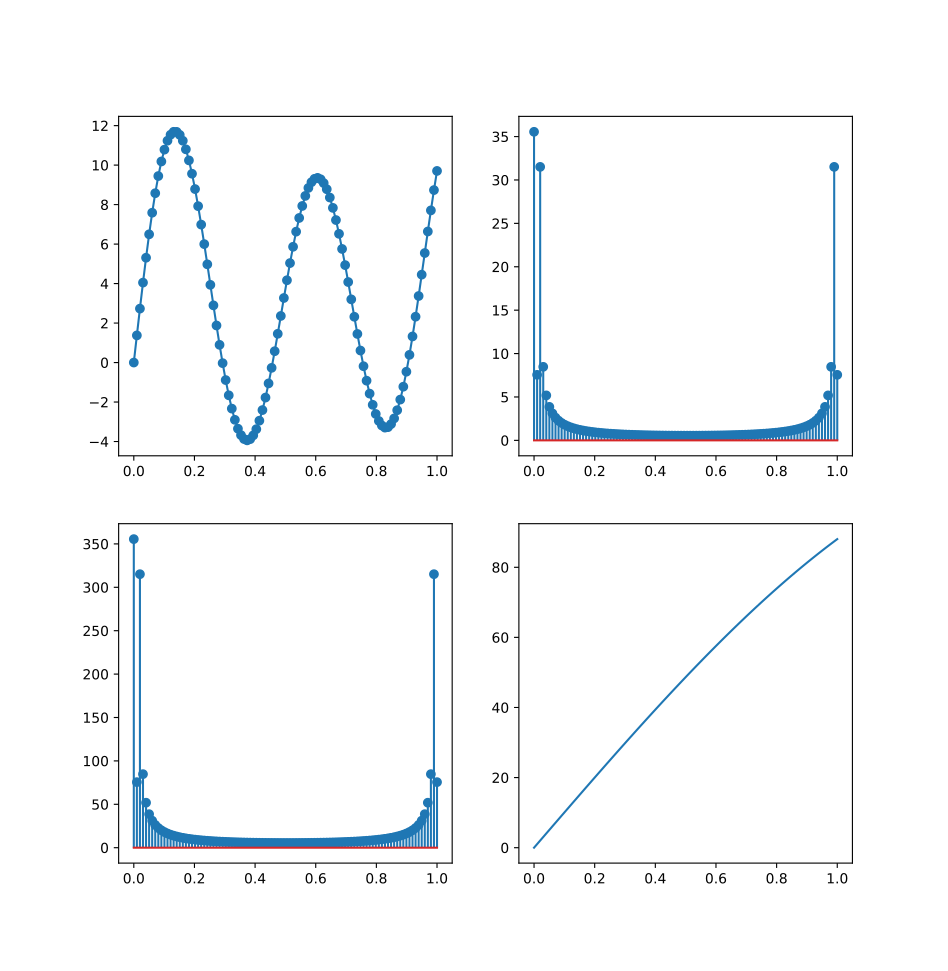

This chart was generated by the following Python code:
import numpy as np
import matplotlib.pyplot as plt


N=100
#(F,A,O)
freqs=[(2,4,0),(3,.5,0),(7,1,0),(8,2,0),(13,8,0)]

gen=lambda freqs: lambda x: np.sum(np.fromiter((a*np.sin(2*np.pi+f*x+o) for (f,a,o) in freqs),np.dtype))
f=gen(freqs)

mat=np.matrix([[(np.e**(-2*np.pi*1j*i*j/N))/np.sqrt(N) for i in range(N)] for j in range(N)])

axs,fig = plt.subplots(2,2);

true=np.linspace(0,1,100)
fig[0][0].plot(true,f(true))
fig[0][0].scatter(np.linspace(0,1,N),f(np.linspace(0,1,N)))

ens=np.linspace(0,1,N);
res=f(ens)
ft=np.abs(mat@res).A1
fig[0][1].stem(ens,ft)

#Verificare
ft2=np.abs(np.fft.fft(res))
print(np.allclose(np.abs(ft),ft2/np.sqrt(N)))
fig[1][0].stem(ens,ft2)

rfreq=[(f,a,0) for f,a in zip(ens ,ft)]
g=gen(rfreq)
fig[1][1].plot(ens,g(ens))


plt.show()
